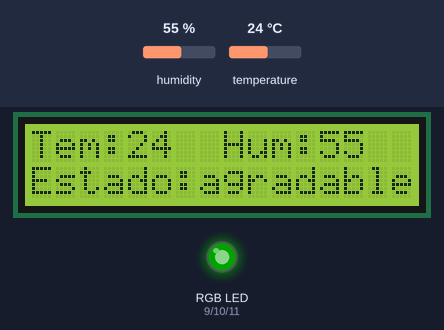
Bench run of a sketch on a simulated Arduino Uno, built with avr-gcc and run on an emulated ATmega328P. On the bench: 16×2 character LCD, an RGB LED mixed from three pins (HIGH = lit). The test bench sets the inputs (shaded band); at power-on: temperature 24 °C, humidity 55 %. Dim RGB values are drawn brighter than linear; what the sketch prints to the serial monitor is not drawn.

Above: at 5.5 s.
5.6 s: temperature set to 16 °C
11.5 s: temperature set to 13 °C
At 11.87 s:
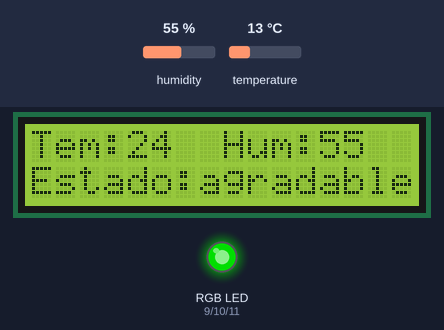
17.5 s: temperature set to 28 °C
At 19.95 s:
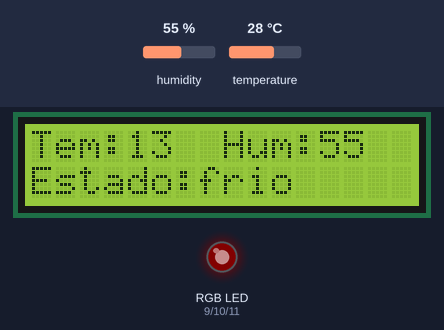
23.4 s: temperature set to 25 °C
At 24.88 s:
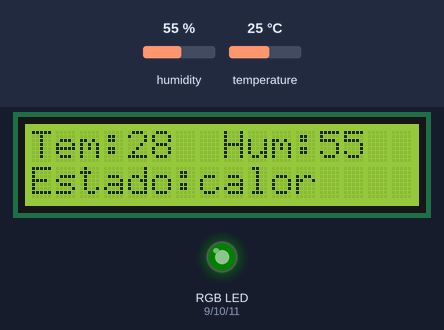
29.3 s: humidity set to 22 %
At 35.67 s:
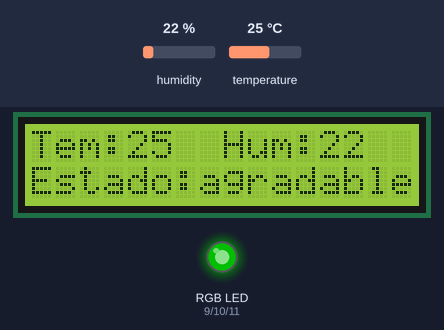
36.0 s: temperature set to 12 °C
At 37.18 s:
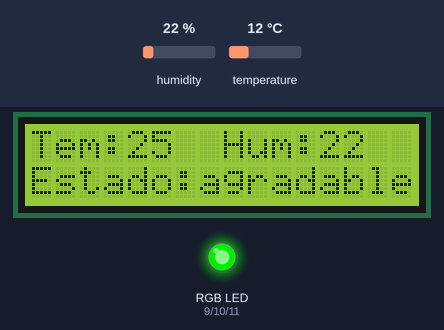
Timing chart, 0 to 47.6 s (numbered marks = the images above; inputs shaded):
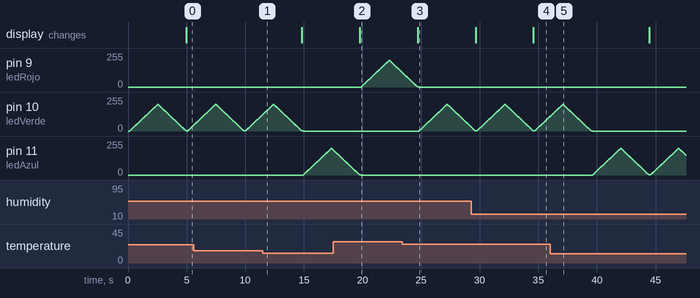

The sketch:

ledrgb_sensor_lcd.ino
```cpp
#include <LiquidCrystal_I2C.h>
//lcd verde funciona con direccion (0x27,16,2)
//lcd azul funciona con direccion

int ledRojo=9;
int ledVerde=10;
int ledAzul=11;
int i;
String estado="base";

 LiquidCrystal_I2C lcd(0x27,16,2) ; // si no te sale con esta direccion  puedes usar (0x3f,16,2) || (0x27,16,2)  ||(0x20,16,2)
//LIBRERIA PARA USAR EL SENSOR DE TEMPERATURA
#include "DHT.h"

//definir que se usara el pin 2 para esto
#define DHTPIN 2

//definir el tipo de sensor
#define DHTTYPE DHT11

//inicializar sensor
DHT dht(DHTPIN, DHTTYPE);

void setup(){
  Serial.begin(9600);
  dht.begin();

  //pin del led
  pinMode(ledRojo,OUTPUT );
  pinMode(ledVerde,OUTPUT );
  pinMode(ledAzul,OUTPUT );


  lcd.init();
  lcd.backlight();
  lcd.clear();
  lcd.setCursor(0,0);
  lcd.print("Tem:00 ");
  lcd.setCursor (8,0);
  lcd.print("Hum:00 ");
  lcd.setCursor(0,1);
  lcd.print("Estado: ");

}

void loop(){
  //delay(5000);
  float h = dht.readHumidity();
  float t = dht.readTemperature();
  float f = dht.readTemperature(true);


  //mostrar datos por serial
  Serial.println("---------------------------------------------");
  Serial.print("temperatura: ");
  Serial.println(t);
  Serial.print("humedad: ");
  Serial.println(h);


  if ( isnan(h) || isnan(t) ){
    Serial.println("error de lectura");
    return;
  }
  else{

    //temperatura normal agradable de 15 a 26 grados
    if(t>=15 && t<=26 ){
      estado="agradable";
      for(i=0;i<=200;i++){
        analogWrite(ledAzul ,0 );
        analogWrite(ledRojo ,0);
        analogWrite(ledVerde ,i);
        delay(12);
       }
      for(i=200;i>0;i--){
        analogWrite(ledAzul ,0 );
        analogWrite(ledRojo ,0);
        analogWrite(ledVerde ,i);
        delay(12);
       }

    }

    //temperatura calor (rojo)
    if(t>26){
       estado="calor    ";
       for(i=0;i<=200;i++){
        analogWrite(ledAzul ,0 );
        analogWrite(ledRojo ,i);
        analogWrite(ledVerde ,0);
        delay(12);
       }
      for(i=200;i>0;i--){
        analogWrite(ledAzul ,0 );
        analogWrite(ledRojo ,i);
        analogWrite(ledVerde ,0);
        delay(12);
       }
    }

    //temperatura fria (azul)
    if(t<15){
        estado="frio     ";
        for(i=0;i<=200;i++){
        analogWrite(ledAzul ,i );
        analogWrite(ledRojo ,0);
        analogWrite(ledVerde ,0);
        delay(12);
       }
      for(i=200;i>0;i--){
        analogWrite(ledAzul ,i);
        analogWrite(ledRojo ,0);
        analogWrite(ledVerde ,0);
        delay(12);
       }
    }
  }


  //mostrar datos por lcd
  lcd.setCursor(4,0);
  lcd.print(int(t));
  lcd.setCursor (12,0);
  lcd.print(int(h));
  lcd.display();
  lcd.setCursor(7,1);
  lcd.print(estado);


  //calcular sensacion termica
  float st = dht.computeHeatIndex(t,h,false);
  Serial.print("Sensacion termica : ");
  Serial.println(st);
  Serial.println("---------------------------------------------");


}
```

Measured:
- the behaviour switches between 15 and 14 °C on temperature (found by bisection; images 0 and 1)
- the behaviour switches between 27 and 26 °C on temperature (found by bisection; images 2 and 3)
- after the input at 11.5 s, pin 10 (ledVerde): goes on until 14.9 s, then stays 0/255; pin 11 (ledAzul): rises from 0/255 to 200/255 in 2.4 s, then falls to 189/255 in 0.14 s
- after the input at 17.5 s, pin 9 (ledRojo): rises from 0/255 to 200/255 in 2.4 s, then falls to 109/255 in 1.1 s; pin 11 (ledAzul): goes on until 19.9 s, then stays 0/255
- after the input at 23.4 s, pin 9 (ledRojo): goes on until 24.8 s, then stays 0/255; pin 10 (ledVerde): rises from 0/255 to 200/255 in 2.4 s, then falls to 28/255 in 2.1 s
- after the input at 29.3 s, the display: first differs from a run without the input after 5.3 s (image 4)
